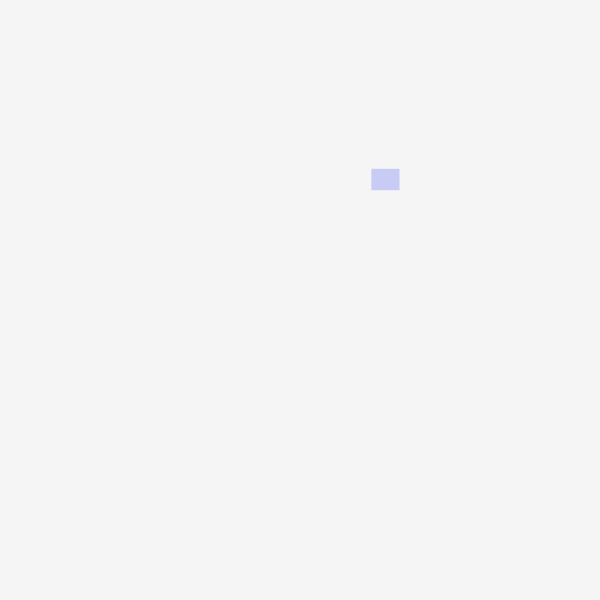
Frame 1 (no input)
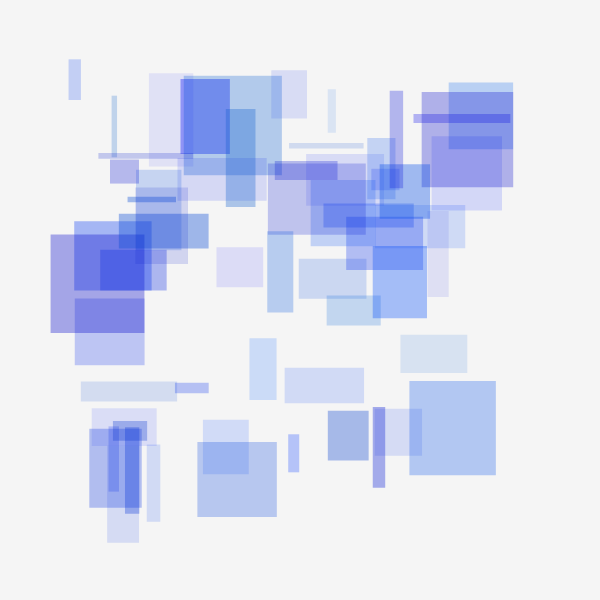
Frame 60 (no input)
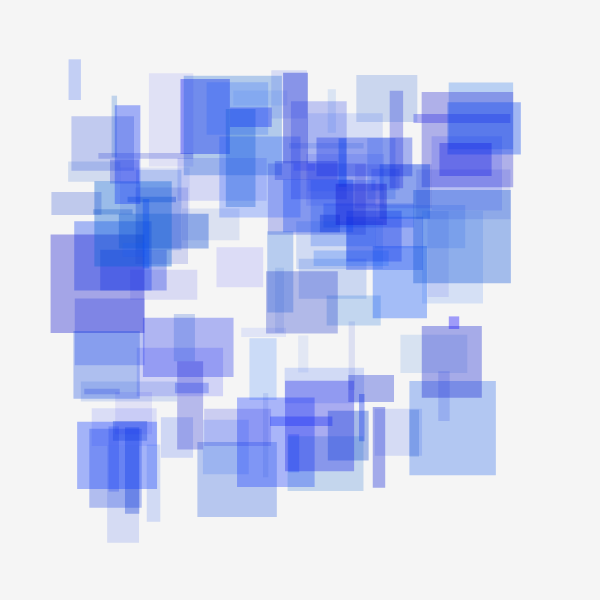
Frame 120 (the mouse pressed at the canvas centre since frame 60)

The p5.js sketch that drew these frames (run headless with seeded random() and noise() and a simulated clock; from frame 60 on, the mouse is pressed at the canvas centre):

// p5.js sketch
// ── sketch.js
function setup() {
  createCanvas(600, 600);
  noStroke();
  background(245);
}

function draw() {
  fill(random(10,frameCount/5), random(10,100),random(200,255),random(20,100));
  rect(
    random(50,450), // x-pos
    random(50,450), // y-pos
    random(5,100),  // height
    random(5,100) // width
  );
}
